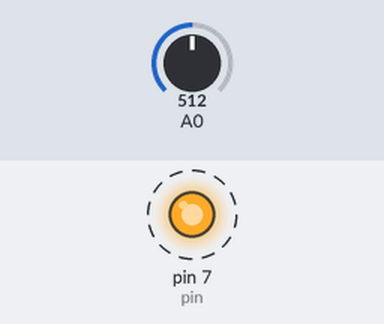
A sketch run on a simulated Arduino Uno, built with avr-gcc and run on an emulated ATmega328P. Parts: output pins drawn as LEDs (lit = HIGH). Dashed ring = blinking. The test bench sets the inputs (shaded band); at power-on: A0 = 512. What the sketch prints to the serial monitor is not drawn.

Above: at 0.5 s.
Timing chart, 0 to 4.6 s (numbered marks = the images above):
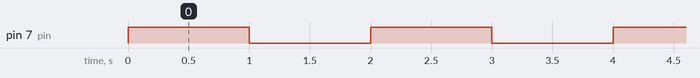

Measured:
- by itself, pin 7 (pin): alternates HIGH for 1.0 s and LOW for 1.0 s

The sketch:

TestTimer.ino
```cpp
#include "Timer.h"

Timer t;
int pin = 7;

void setup()
{
  Serial.begin(9600);
  pinMode(pin, OUTPUT);
  t.oscillate(pin, 1000, 1);
  t.every(100, takeReading);
}

void loop()
{
  t.update();
}

void takeReading()
{
  Serial.println(analogRead(0));
}
```
